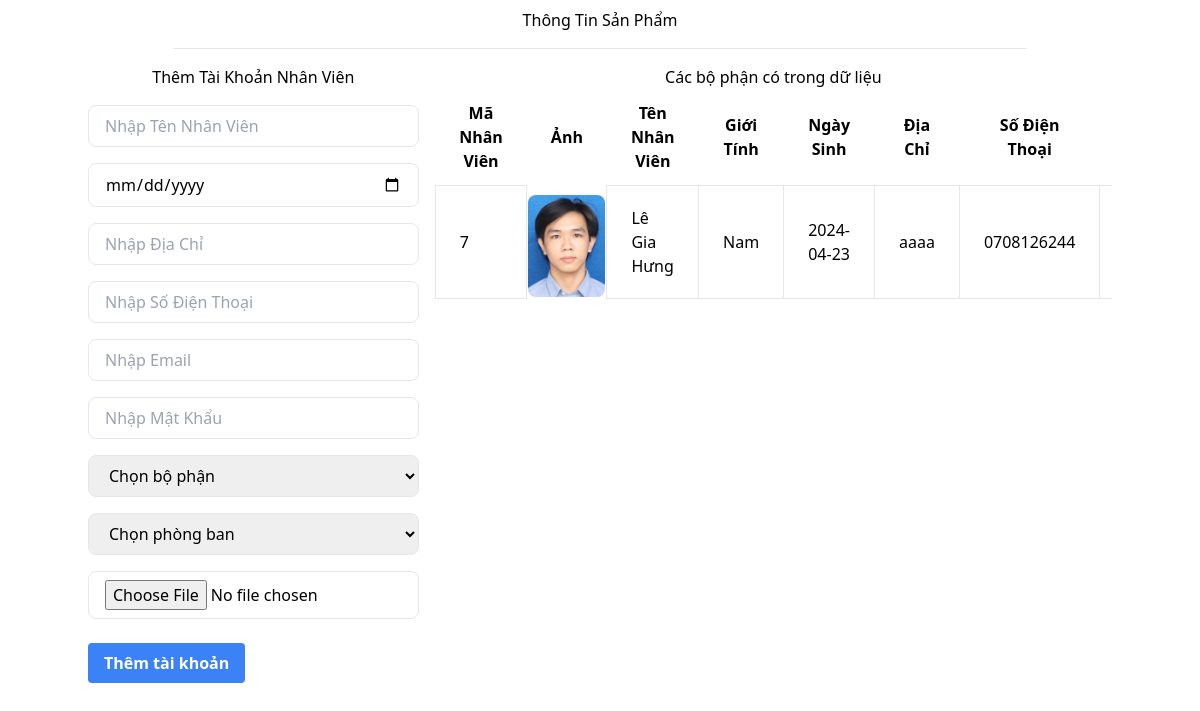
/admins/sanpham.php, run on the app's committed database.
### tables this page shows
CREATE TABLE `taikhoannhanvien` (
  `MaNhanVien` int(5) NOT NULL,
  `TenNhanVien` varchar(100) NOT NULL,
  `GioiTinh` tinyint(1) NOT NULL,
  `NgaySinh` date NOT NULL,
  `DiaChi` varchar(255) NOT NULL,
  `SoDienThoai` varchar(20) NOT NULL,
  `Email` varchar(100) NOT NULL,
  `MatKhau` varchar(100) NOT NULL,
  `Anh` varchar(100) NOT NULL,
  `MaPhongBan` int(5) NOT NULL,
  `MaBoPhan` int(5) NOT NULL
);

### admins/action_sanpham.php (called while the page is built, shortened)
<?php
    $id="";
    $name="";

### admins/sanpham.php (the view, shortened to what this page needs)
<?php
include 'action_sanpham.php';
?>
<!DOCTYPE html>
<html lang="en">
<head>
    <link href="https://cdn.jsdelivr.net/npm/tailwindcss@2.2.19/dist/tailwind.min.css" rel="stylesheet">
</head>
<body class="bg-white">
    <div class="container mx-auto">
        <div class="container-fluid">
            <div class="flex justify-center">
                <div class="w-10/12">
                    <h3 class="text-center text-dark mt-2">Thông Tin Sản Phẩm</h3>
                    <hr class="my-4">
                </div>
            </div>
            <div class="grid grid-cols-12 gap-4">
                <div class="col-span-12 md:col-span-4">
                    <h3 class="text-center text-info">Thêm Tài Khoản Nhân Viên</h3>
                    <form action="action_sanpham.php" method="post" enctype="multipart/form-data" class="mt-4">
                        <div class="mb-4">
                            <input type="text" name="name" value="<?= $name; ?>" class="border rounded-lg px-4 py-2 w-full" placeholder="Nhập Tên Nhân Viên" required>
                        </div>
                        <div class="mb-4">
                            <input type="date" name="ngaysinh" value="<?= $ngaysinh; ?>" class="border rounded-lg px-4 py-2 w-full" placeholder="Nhập ngày sinh" required>
                        </div>
                        <div class="mb-4">
                            <input type="text" name="diachi" value="<?= $diachi; ?>" class="border rounded-lg px-4 py-2 w-full" placeholder="Nhập Địa Chỉ" required>
                        </div>
                        <div class="mb-4">
                            <input type="text" name="sodienthoai" value="<?= $sodienthoai; ?>" class="border rounded-lg px-4 py-2 w-full" placeholder="Nhập Số Điện Thoại" required>
                        </div>
                        <div class="mb-4">
                            <input type="text" name="email" value="<?= $email; ?>" class="border rounded-lg px-4 py-2 w-full" placeholder="Nhập Email" required>
                        </div>
                        <div class="mb-4">
                            <input type="text" name="pass" value="<?= $pass; ?>" class="border rounded-lg px-4 py-2 w-full" placeholder="Nhập Mật Khẩu" required>
                        </div>
                        <div class="mb-4">
                            <select name="id_bp" class="border rounded-lg px-4 py-2 w-full" required>
                                <option value="">Chọn bộ phận</option>
                            </select>
                        </div>
                        <div class="mb-4">
                            <select name="id_pb" class="border rounded-lg px-4 py-2 w-full" required>
                                <option value="">Chọn phòng ban</option>
                            </select>
                        </div>
                        <div class="mb-4">
                            <input type="file" name="image" class="border rounded-lg px-4 py-2 w-full">
                        </div>
                        <div class="mb-4">
                            <?php if ($id == true) { ?>
                                <input type="submit" name="update" class="bg-green-500 hover:bg-green-600 text-white font-bold py-2 px-4 rounded" value="Cập nhập">
                            <?php } else { ?>
                                <input type="submit" name="add" class="bg-blue-500 hover:bg-blue-600 text-white font-bold py-2 px-4 rounded" value="Thêm tài khoản">
                            <?php } ?>
                        </div>
                    </form>
                </div>
                <div class="col-span-12 md:col-span-8">
                    <?php
                    $query = 'SELECT u.*, bp.TenBoPhan, pb.TenPhongBan
                    FROM taikhoannhanvien u
                    JOIN bophan bp ON u.MaBoPhan = bp.MaBoPhan
                    JOIN phongban pb ON u.MaPhongBan = pb.MaPhongBan';
                    $stmt = $conn->prepare($query);
                    $stmt->execute();
                    $result = $stmt->get_result();
                    ?>
                    <h3 class="text-center text-info">Các bộ phận có trong dữ liệu</h3>
                    <div class="account-list max-h-500 overflow-y-scroll w-900">
                        <table class="table-auto" id="data-table">
                            <thead>
                                <tr>
                                    <th class="px-6 py-3">Mã Nhân Viên</th>
                                    <th class="px-6 py-3">Ảnh</th>
                                    <th class="px-6 py-3">Tên Nhân Viên</th>
                                    <th class="px-6 py-3">Giới Tính</th>
                                    <th class="px-6 py-3">Ngày Sinh</th>
                                    <th class="px-6 py-3">Địa Chỉ</th>
                                    <th class="px-6 py-3">Số Điện Thoại</th>
                                    <th class="px-6 py-3">Email</th>
                                </tr>
                            </thead>
                            <tbody>
                                <?php while ($row = $result->fetch_assoc()) {
                                    $gioitinh = ($row['GioiTinh'] == 0) ? 'Nam' : 'Nữ';
                                ?>
                                    <tr class="bg-white hover:bg-gray-100 transition duration-300">
                                        <td class="border px-6 py-3"><?= $row['MaNhanVien']; ?></td>
                                        <td><img src="<?= $row['Anh']; ?>" width="120" class="rounded-lg mt-2"></td>
                                        <td class="border px-6 py-3"><?= $row['TenNhanVien']; ?></td>
                                        <td class="border px-6 py-3"><?= $gioitinh; ?></td>
                                        <td class="border px-6 py-3"><?= $row['NgaySinh']; ?></td>
                                        <td class="border px-6 py-3"><?= $row['DiaChi']; ?></td>
                                        <td class="border px-6 py-3"><?= $row['SoDienThoai']; ?></td>
                                        <td class="border px-6 py-3"><?= $row['Email']; ?></td>
                                    </tr>
                                <?php } ?>
                            </tbody>
                        </table>
                    </div>
                </div>
            </div>
        </div>
    </div>
</body>
</html>

### data on the page
taikhoannhanvien: MaNhanVien "7", Anh (picture), TenNhanVien "Lê Gia Hưng", GioiTinh "Nam", NgaySinh "2024-04-23", DiaChi "aaaa", SoDienThoai "0708126244"
